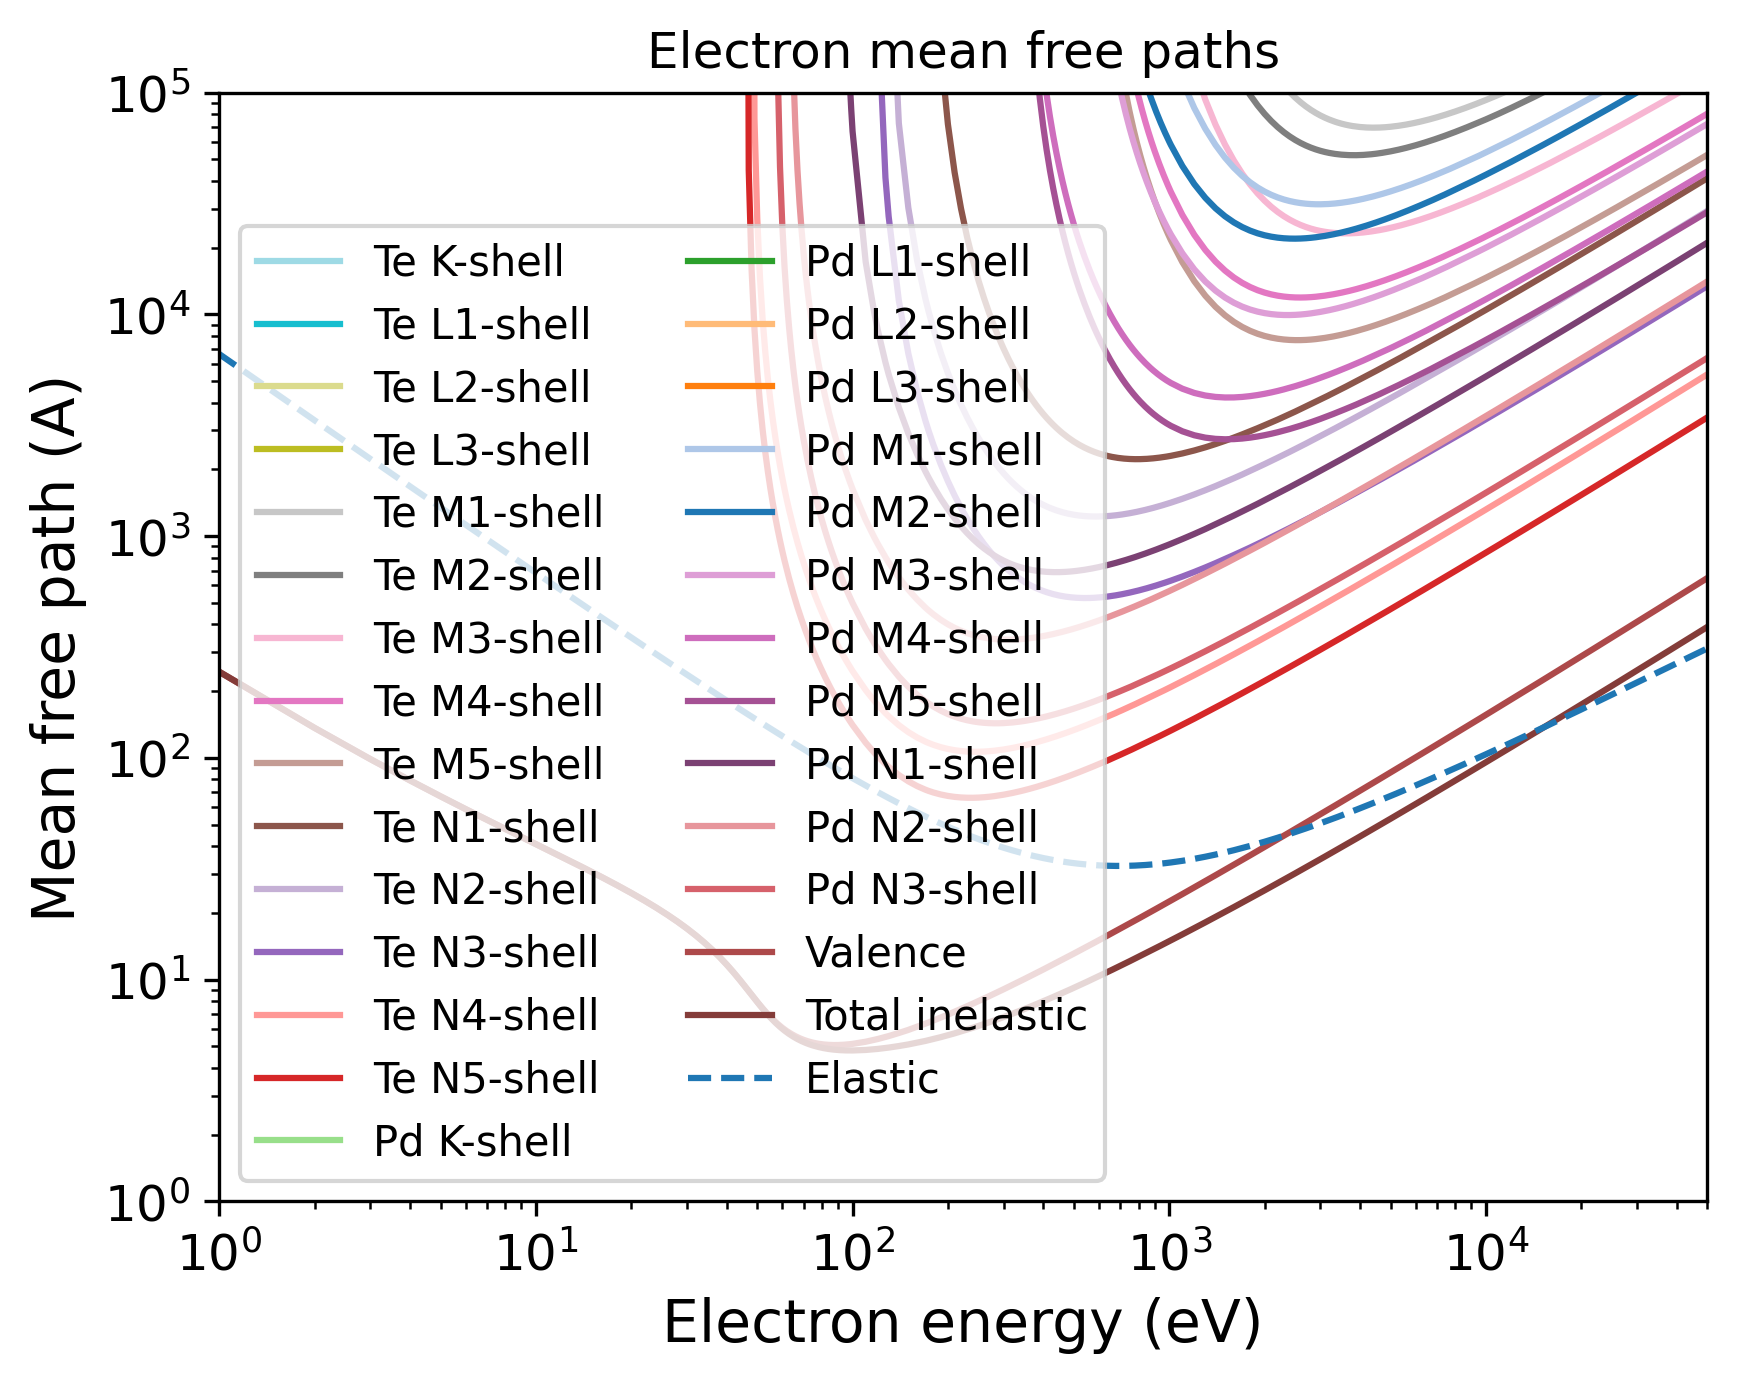

Reproduce this figure in Python.
import pandas as pd
import numpy as np
import matplotlib.pyplot as plt
import matplotlib.cm as cm
# Set the format:
plt.xlabel("Electron energy (eV)", fontsize=14)
plt.ylabel("Mean free path (A)", fontsize=14)
plt.xticks(fontsize=12)
plt.yticks(fontsize=12)
plt.grid(False)
# Set the axes:
# Read the output file:
df = pd.read_csv(r"OUTPUT_Te2Pd_Electron_IMFP.dat", sep=r'\s+', header=None, comment="#", skipinitialspace=True)
plt.xscale("log")
plt.yscale("log")
# Prepare the plot:
columns_to_plot = [ 1, 2, 3, 4, 5, 6, 7, 8, 9, 10, 11, 12, 13, 14, 15, 16, 17, 18, 19, 20, 21, 22, 23, 24, 25, 26, 27, 28]
labels = [ "Te K-shell", "Te L1-shell", "Te L2-shell", "Te L3-shell", "Te M1-shell", "Te M2-shell", "Te M3-shell", "Te M4-shell", "Te M5-shell", "Te N1-shell", "Te N2-shell", "Te N3-shell", "Te N4-shell", "Te N5-shell", "Pd K-shell", "Pd L1-shell", "Pd L2-shell", "Pd L3-shell", "Pd M1-shell", "Pd M2-shell", "Pd M3-shell", "Pd M4-shell", "Pd M5-shell", "Pd N1-shell", "Pd N2-shell", "Pd N3-shell", "Valence", "Total inelastic"]
# Create N distinct colors from a colormap
N = len(columns_to_plot)
colors = np.vstack([plt.cm.tab20(np.linspace(1, 0, 20)), plt.cm.tab20b(np.linspace(1, 0, 20))])
# Set line styles:
linestyles = [ "-", "-", "-", "-", "-", "-", "-", "-", "-", "-", "-", "-", "-", "-", "-", "-", "-", "-", "-", "-", "-", "-", "-", "-", "-", "-", "-", "-"]
for i, col in enumerate(columns_to_plot):
    color = colors[i % len(colors)]
    ls    = linestyles[i % len(linestyles)]
    label = labels[i % len(labels)]
    plt.plot(df.iloc[:, 0], df.iloc[:, col],
    color=color,
    label=label,
    linestyle=ls)
# Add a curve from the second file
df2 = pd.read_csv(r"OUTPUT_Te2Pd_Electron_EMFP.dat", sep=r'\s+', header=None, comment="#", skipinitialspace=True)
columns_to_plot2 = [ 3]
labels2 = [ "Elastic"]
# Create second part of the plot:
for col, label in zip(columns_to_plot2, labels2):
    plt.plot(df2.iloc[:, 0], df2.iloc[:, col], label=label, linestyle="--")
plt.xlim(1.00000000,50000.00000000)
plt.ylim(1.00000000,100000.00000000)
plt.title("Electron mean free paths")
plt.legend(loc="best", fontsize=10, ncol=2)
# Save the plot in this format:
plt.savefig("OUTPUT_MFP_electron.png", dpi=300, bbox_inches="tight")
